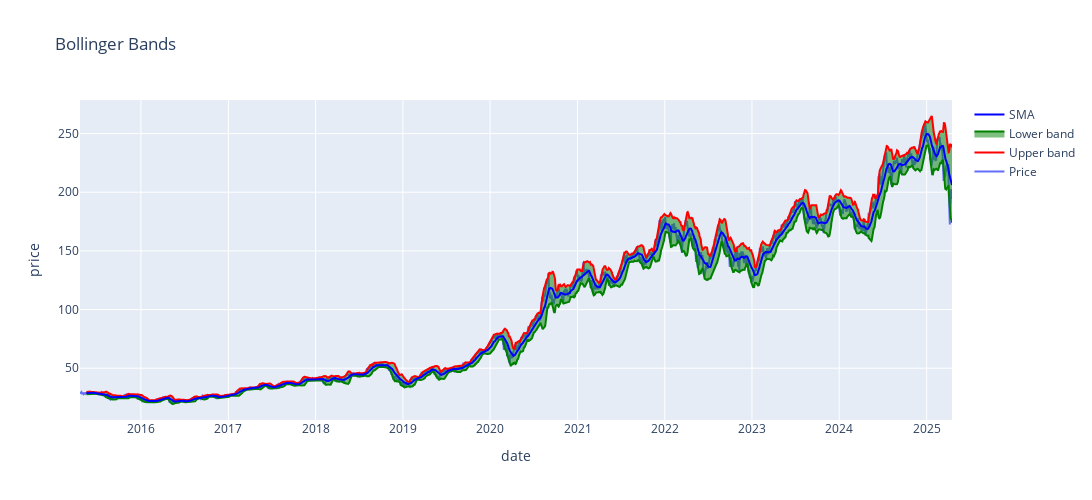

Notebook code cell kept with this figure:
### Code cell
fig = go.Figure()

fig.add_trace(go.Scatter(x=boll_df.index, y = boll_df["Close"], mode='lines',name ='Price' ))

fig.add_trace(go.Scatter(x=boll_df.index, y = boll_df['upper_band'], mode='lines', name='Upper band', line=dict(color='red')))
fig.add_trace(go.Scatter(x=boll_df.index, y = boll_df['lower_band'], 
                         fill='tonexty', mode='lines', name='Lower band', line = dict(color = 'green')))
fig.add_trace(go.Scatter(x=boll_df.index, y = boll_df['sma'], mode='lines', name='SMA', line= dict(color = 'blue')))

fig.update_layout(autosize = False, 
                  minreducedwidth=250, minreducedheight = 100,
                  width=1200, height = 500,
    title='Bollinger Bands',
                  xaxis_title = "date",
                  yaxis_title = 'price',
                  showlegend = True)

fig.show()

### Figure 1 — Plotly figure (JSON) as saved in the notebook; plotly's stock layout.template omitted (floating-point values rounded to 4 significant figures; data arrays with more than 128 entries replaced by an {"elided": "..."} marker saying what was removed)
{"data": [{"mode": "lines", "name": "Price", "type": "scatter", "x": {"elided": "2515 str values"}, "y": {"elided": "2515 float values"}}, {"line": {"color": "red"}, "mode": "lines", "name": "Upper band", "type": "scatter", "x": {"elided": "2515 str values"}, "y": {"elided": "2515 float values"}}, {"fill": "tonexty", "line": {"color": "green"}, "mode": "lines", "name": "Lower band", "type": "scatter", "x": {"elided": "2515 str values"}, "y": {"elided": "2515 float values"}}, {"line": {"color": "blue"}, "mode": "lines", "name": "SMA", "type": "scatter", "x": {"elided": "2515 str values"}, "y": {"elided": "2515 float values"}}], "layout": {"autosize": false, "height": 500, "minreducedheight": 100, "minreducedwidth": 250, "showlegend": true, "title": {"text": "Bollinger Bands"}, "width": 1200, "xaxis": {"title": {"text": "date"}}, "yaxis": {"title": {"text": "price"}}}}
